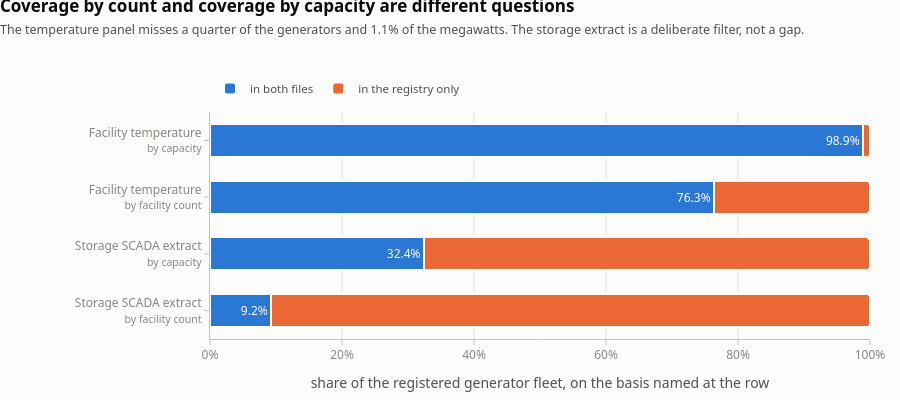

The cell this chart's notebook holds for it:
### Markdown cell above
### 4. What the registry can actually be joined to

Only two files in this project are per-facility, so only two can be joined to the registry at all:
the daily maximum temperature panel and the storage SCADA extract. This chart asks what fraction of
the registry each one reaches, measured two ways — by facility count, and by the capacity those
facilities represent — because the two answers are not close and the wrong one is discouraging.

**Facility temperature covers 58 of the 76 generators, 76.3% by count, but 98.9% by capacity.** The
18 generators with no temperature series are all small — the largest is `ALBANY_WF1` at 21.6 MW, and
two of the eighteen are the wind farms from section 2 that appear in the panel with no readings at
all. For any capacity-weighted question the temperature panel is effectively complete; for a
per-facility question about small embedded generation it is not.

The storage extract runs the other way: **7 facilities, 9.2% by count, 32.4% by capacity** — and
because it is a deliberate `_BESS`/`_ESR` filter rather than a gap, that is full coverage of what it
was built to cover. Every code in it resolves in the registry, and every storage facility in the
registry appears in it, which is the check worth having.

### Code cell
# ── Chart 4: join coverage, by count and by capacity ─────────────────────────
scada_codes = set(scada.facility_code.unique())
covered = {'Facility temperature': gen.facility_code.isin(live_codes),
           'Storage SCADA extract': gen.facility_code.isin(scada_codes)}

bars = []
for name, m in covered.items():
    bars.append((f"{name}<br><span style='font-size:10.5px'>by capacity</span>",
                 100 * gen.loc[m, 'system_size_mw'].sum() / TOTAL_MW,
                 f"{gen.loc[m, 'system_size_mw'].sum():,.0f} of {TOTAL_MW:,.0f} MW"))
    bars.append((f"{name}<br><span style='font-size:10.5px'>by facility count</span>",
                 100 * m.sum() / len(gen), f"{m.sum()} of {len(gen)} generators"))
labels = [b[0] for b in bars][::-1]
pct = [b[1] for b in bars][::-1]
note = [b[2] for b in bars][::-1]

fig = go.Figure()
fig.add_trace(go.Bar(y=labels, x=pct, orientation="h", name="in both files",
                     marker=dict(color=KNOWN, line=dict(color=SURFACE, width=2)),
                     text=[f"{v:.1f}%" for v in pct], textposition="inside",
                     insidetextanchor="end", textfont=dict(color=SURFACE, size=12),
                     customdata=note,
                     hovertemplate="%{customdata}<br>%{x:.1f}%<extra></extra>"))
fig.add_trace(go.Bar(y=labels, x=[100 - v for v in pct], orientation="h",
                     name="in the registry only",
                     marker=dict(color=ABSENT, line=dict(color=SURFACE, width=2)),
                     hovertemplate="%{x:.1f}% not covered<extra></extra>"))

fig.update_layout(barmode="stack", barcornerradius=4, bargap=0.42,
                  legend_traceorder="normal")
fig.update_xaxes(range=[0, 100], ticksuffix="%",
                 title_text="share of the registered generator fleet, on the basis named at the row")
fig.update_yaxes(showgrid=False)
style(fig, "Coverage by count and coverage by capacity are different questions",
      "The temperature panel misses a quarter of the generators and 1.1% of the megawatts. "
      "The storage extract is a deliberate filter, not a gap.",
      height=400, left=210, legend_y=1.04)
fig.show()

print('generators with no temperature series, largest first:')
print(gen[~gen.facility_code.isin(live_codes)]
      .nlargest(6, 'system_size_mw')[['facility_code', 'tech2', 'system_size_mw']]
      .to_string(index=False))
print(f"\nstorage in the registry {int((gen.tech2 == 'storage').sum())}   "
      f"in the SCADA extract {len(scada_codes)}   "
      f"resolving both ways {len(scada_codes & set(gen.loc[gen.tech2 == 'storage', 'facility_code']))}")

### Figure 1 — Plotly figure (JSON) as saved in the notebook; plotly's stock layout.template omitted (floating-point values rounded to 4 significant figures)
{"data": [{"customdata": ["7 of 76 generators", "2,850 of 8,805 MW", "58 of 76 generators", "8,708 of 8,805 MW"], "hovertemplate": "%{customdata}<br>%{x:.1f}%<extra></extra>", "insidetextanchor": "end", "marker": {"color": "#2a78d6", "line": {"color": "#fcfcfb", "width": 2}}, "name": "in both files", "orientation": "h", "text": ["9.2%", "32.4%", "76.3%", "98.9%"], "textfont": {"color": "#fcfcfb", "size": 12}, "textposition": "inside", "type": "bar", "x": [9.211, 32.37, 76.32, 98.89], "y": ["Storage SCADA extract<br><span style='font-size:10.5px'>by facility count</span>", "Storage SCADA extract<br><span style='font-size:10.5px'>by capacity</span>", "Facility temperature<br><span style='font-size:10.5px'>by facility count</span>", "Facility temperature<br><span style='font-size:10.5px'>by capacity</span>"]}, {"hovertemplate": "%{x:.1f}% not covered<extra></extra>", "marker": {"color": "#eb6834", "line": {"color": "#fcfcfb", "width": 2}}, "name": "in the registry only", "orientation": "h", "type": "bar", "x": [90.79, 67.63, 23.68, 1.106], "y": ["Storage SCADA extract<br><span style='font-size:10.5px'>by facility count</span>", "Storage SCADA extract<br><span style='font-size:10.5px'>by capacity</span>", "Facility temperature<br><span style='font-size:10.5px'>by facility count</span>", "Facility temperature<br><span style='font-size:10.5px'>by capacity</span>"]}], "layout": {"barcornerradius": 4, "bargap": 0.42, "barmode": "stack", "font": {"color": "#52514e", "family": "system-ui, -apple-system, Segoe UI, sans-serif", "size": 12}, "height": 400, "hovermode": "closest", "legend": {"bgcolor": "rgba(0,0,0,0)", "font": {"size": 11.5}, "orientation": "h", "traceorder": "normal", "x": 0, "xanchor": "left", "y": 1.04, "yanchor": "bottom"}, "margin": {"b": 58, "l": 210, "r": 30, "t": 112}, "paper_bgcolor": "#fcfcfb", "plot_bgcolor": "#fcfcfb", "showlegend": true, "title": {"font": {"color": "#0b0b0b", "size": 17}, "text": "<b>Coverage by count and coverage by capacity are different questions</b><br><span style='font-size:12.5px;color:#52514e'>The temperature panel misses a quarter of the generators and 1.1% of the megawatts. The storage extract is a deliberate filter, not a gap.</span>", "x": 0, "xanchor": "left", "y": 0.97}, "xaxis": {"gridcolor": "#e1e0d9", "linecolor": "#c3c2b7", "range": [0, 100], "tickcolor": "#c3c2b7", "tickfont": {"color": "#898781"}, "ticks": "outside", "ticksuffix": "%", "title": {"text": "share of the registered generator fleet, on the basis named at the row"}, "zeroline": false}, "yaxis": {"gridcolor": "#e1e0d9", "linecolor": "#c3c2b7", "showgrid": false, "tickcolor": "#c3c2b7", "tickfont": {"color": "#898781"}, "ticks": "outside", "zeroline": false}}}
